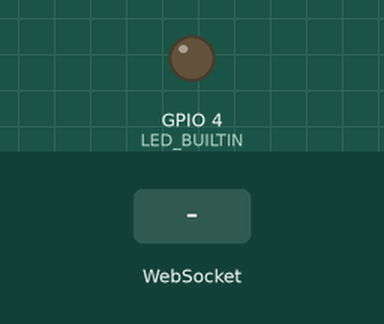
Recording of a sketch running on a simulated ESP32. On the bench: output pins drawn as LEDs (lit = HIGH). The test bench sets the inputs (shaded band). WiFi joins after 1.5 s; servers stay silent unless stated; the camera gives no picture; what the sketch prints to the serial monitor is not drawn.

Above: at 3.0 s.
3.1 s: WebSocket text "welcome" received
At 3.8 s:
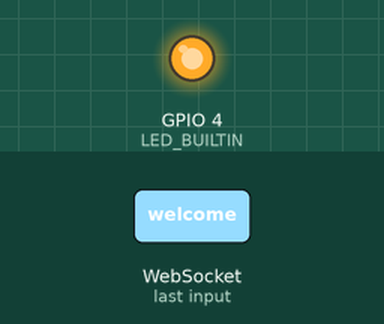
Timing chart, 0 to 6.1 s (numbered marks = the images above; inputs shaded):
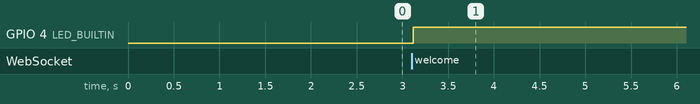

The sketch:

ESP32_HAL_Surveillance.ino
```cpp
/*
 * ESP32 CAM + HAL Surveillance System
 * Real-time image capture and WebSocket communication
 *
 * Hardware: ESP32-CAM (AI-Thinker)
 * Libraries needed:
 * - ESP32 Arduino Core (install via Board Manager)
 * - ArduinoWebSockets by Markus Sattler (install via Library Manager)
 * - ArduinoJson by Benoit Blanchon (install via Library Manager)
 * - esp32-camera (included with ESP32 core)
 *
 * Author: HAL Surveillance Team
 * Version: 1.0
 * Date: 2024
 */

#include "esp_camera.h"
#include <WiFi.h>
#include <WebSocketsClient.h>
#include <ArduinoJson.h>
#include <base64.h>

// WiFi credentials - CHANGE THESE!
const char* ssid = "YOUR_WIFI_SSID";           // Replace with your WiFi name
const char* password = "YOUR_WIFI_PASSWORD";   // Replace with your WiFi password

// WebSocket server details - CHANGE THIS!
const char* websocket_server = "192.168.1.100";  // Replace with your computer's IP address
const int websocket_port = 8765;

// Camera configuration for AI-Thinker ESP32-CAM
#define PWDN_GPIO_NUM     32
#define RESET_GPIO_NUM    -1
#define XCLK_GPIO_NUM      0
#define SIOD_GPIO_NUM     26
#define SIOC_GPIO_NUM     27
#define Y9_GPIO_NUM       35
#define Y8_GPIO_NUM       34
#define Y7_GPIO_NUM       39
#define Y6_GPIO_NUM       36
#define Y5_GPIO_NUM       21
#define Y4_GPIO_NUM       19
#define Y3_GPIO_NUM       18
#define Y2_GPIO_NUM        5
#define VSYNC_GPIO_NUM    25
#define HREF_GPIO_NUM     23
#define PCLK_GPIO_NUM     22

// Global variables
WebSocketsClient webSocket;
bool connected = false;
unsigned long lastCaptureTime = 0;
const unsigned long captureInterval = 2000; // Capture every 2 seconds
bool alertMode = false;
unsigned long alertStartTime = 0;
const unsigned long alertDuration = 10000; // Alert mode for 10 seconds

// LED pins
#define LED_BUILTIN 4
#define FLASH_LED 4

void setup() {
  Serial.begin(115200);
  Serial.println();
  Serial.println("🛡️ ESP32 HAL SURVEILLANCE CAMERA");
  Serial.println("================================");

  // Initialize LED
  pinMode(LED_BUILTIN, OUTPUT);
  digitalWrite(LED_BUILTIN, LOW);

  // Initialize camera
  if (initCamera()) {
    Serial.println("✅ Camera initialized successfully");
  } else {
    Serial.println("❌ Camera initialization failed");
    ESP.restart();
  }

  // Connect to WiFi
  connectToWiFi();

  // Initialize WebSocket
  initWebSocket();

  Serial.println("🚀 ESP32 HAL Surveillance ready!");
  Serial.println("📡 Connecting to surveillance server...");
}

void loop() {
  webSocket.loop();

  // Check if it's time to capture and send image
  if (connected && (millis() - lastCaptureTime > captureInterval)) {
    captureAndSendImage();
    lastCaptureTime = millis();
  }

  // Handle alert mode
  if (alertMode && (millis() - alertStartTime > alertDuration)) {
    alertMode = false;
    digitalWrite(LED_BUILTIN, LOW);
    Serial.println("🔕 Alert mode ended");
  }

  delay(100);
}

bool initCamera() {
  camera_config_t config;
  config.ledc_channel = LEDC_CHANNEL_0;
  config.ledc_timer = LEDC_TIMER_0;
  config.pin_d0 = Y2_GPIO_NUM;
  config.pin_d1 = Y3_GPIO_NUM;
  config.pin_d2 = Y4_GPIO_NUM;
  config.pin_d3 = Y5_GPIO_NUM;
  config.pin_d4 = Y6_GPIO_NUM;
  config.pin_d5 = Y7_GPIO_NUM;
  config.pin_d6 = Y8_GPIO_NUM;
  config.pin_d7 = Y9_GPIO_NUM;
  config.pin_xclk = XCLK_GPIO_NUM;
  config.pin_pclk = PCLK_GPIO_NUM;
  config.pin_vsync = VSYNC_GPIO_NUM;
  config.pin_href = HREF_GPIO_NUM;
  config.pin_sscb_sda = SIOD_GPIO_NUM;
  config.pin_sscb_scl = SIOC_GPIO_NUM;
  config.pin_pwdn = PWDN_GPIO_NUM;
  config.pin_reset = RESET_GPIO_NUM;
  config.xclk_freq_hz = 20000000;
  config.pixel_format = PIXFORMAT_JPEG;

  // Image quality settings
  if(psramFound()){
    config.frame_size = FRAMESIZE_UXGA; // 1600x1200
    config.jpeg_quality = 10;
    config.fb_count = 2;
  } else {
    config.frame_size = FRAMESIZE_SVGA; // 800x600
    config.jpeg_quality = 12;
    config.fb_count = 1;
  }

  // Initialize camera
  esp_err_t err = esp_camera_init(&config);
  if (err != ESP_OK) {
    Serial.printf("❌ Camera init failed with error 0x%x", err);
    return false;
  }

  // Adjust camera settings for better detection
  sensor_t * s = esp_camera_sensor_get();
  s->set_brightness(s, 0);     // -2 to 2
  s->set_contrast(s, 0);       // -2 to 2
  s->set_saturation(s, 0);     // -2 to 2
  s->set_special_effect(s, 0); // 0 to 6 (0-No Effect, 1-Negative, 2-Grayscale, 3-Red Tint, 4-Green Tint, 5-Blue Tint, 6-Sepia)
  s->set_whitebal(s, 1);       // 0 = disable , 1 = enable
  s->set_awb_gain(s, 1);       // 0 = disable , 1 = enable
  s->set_wb_mode(s, 0);        // 0 to 4 - if awb_gain enabled (0 - Auto, 1 - Sunny, 2 - Cloudy, 3 - Office, 4 - Home)
  s->set_exposure_ctrl(s, 1);  // 0 = disable , 1 = enable
  s->set_aec2(s, 0);           // 0 = disable , 1 = enable
  s->set_ae_level(s, 0);       // -2 to 2
  s->set_aec_value(s, 300);    // 0 to 1200
  s->set_gain_ctrl(s, 1);      // 0 = disable , 1 = enable
  s->set_agc_gain(s, 0);       // 0 to 30
  s->set_gainceiling(s, (gainceiling_t)0);  // 0 to 6
  s->set_bpc(s, 0);            // 0 = disable , 1 = enable
  s->set_wpc(s, 1);            // 0 = disable , 1 = enable
  s->set_raw_gma(s, 1);        // 0 = disable , 1 = enable
  s->set_lenc(s, 1);           // 0 = disable , 1 = enable
  s->set_hmirror(s, 0);        // 0 = disable , 1 = enable
  s->set_vflip(s, 0);          // 0 = disable , 1 = enable
  s->set_dcw(s, 1);            // 0 = disable , 1 = enable
  s->set_colorbar(s, 0);       // 0 = disable , 1 = enable

  return true;
}

void connectToWiFi() {
  WiFi.begin(ssid, password);
  Serial.print("📶 Connecting to WiFi");

  while (WiFi.status() != WL_CONNECTED) {
    delay(500);
    Serial.print(".");
  }

  Serial.println();
  Serial.println("✅ WiFi connected!");
  Serial.print("📍 IP address: ");
  Serial.println(WiFi.localIP());
}

void initWebSocket() {
  webSocket.begin(websocket_server, websocket_port, "/");
  webSocket.onEvent(webSocketEvent);
  webSocket.setReconnectInterval(5000);
  Serial.println("🔌 WebSocket client initialized");
}

void webSocketEvent(WStype_t type, uint8_t * payload, size_t length) {
  switch(type) {
    case WStype_DISCONNECTED:
      Serial.println("❌ WebSocket Disconnected");
      connected = false;
      digitalWrite(LED_BUILTIN, LOW);
      break;

    case WStype_CONNECTED:
      Serial.printf("✅ WebSocket Connected to: %s\n", payload);
      connected = true;
      digitalWrite(LED_BUILTIN, HIGH);

      // Send ping to test connection
      sendPing();
      break;

    case WStype_TEXT:
      handleServerMessage((char*)payload);
      break;

    case WStype_ERROR:
      Serial.printf("❌ WebSocket Error: %s\n", payload);
      break;

    default:
      break;
  }
}

void handleServerMessage(const char* message) {
  DynamicJsonDocument doc(2048);
  deserializeJson(doc, message);

  String type = doc["type"];

  if (type == "welcome") {
    Serial.println("🛡️ Connected to HAL Surveillance Server");
    Serial.println("📡 Real-time detection active");
  }
  else if (type == "detection_result") {
    JsonObject result = doc["result"];

    String primaryClass = result["primary_class"];
    float confidence = result["primary_confidence"];
    String threatLevel = result["threat_level"];
    bool isAlert = result["alert"];

    Serial.printf("🔍 Detection: %s (%.1f%%) - %s\n",
                  primaryClass.c_str(), confidence * 100, threatLevel.c_str());

    if (isAlert) {
      Serial.println("🚨 ALERT DETECTED!");
      triggerAlert();
    }
  }
  else if (type == "pong") {
    Serial.println("🏓 Pong received");
  }
  else if (type == "error") {
    String errorMsg = doc["message"];
    Serial.printf("❌ Server error: %s\n", errorMsg.c_str());
  }
}

void captureAndSendImage() {
  camera_fb_t * fb = esp_camera_fb_get();
  if (!fb) {
    Serial.println("❌ Camera capture failed");
    return;
  }

  // Convert image to base64
  String base64Image = base64::encode(fb->buf, fb->len);

  // Create JSON message
  DynamicJsonDocument doc(base64Image.length() + 200);
  doc["type"] = "image";
  doc["image"] = base64Image;
  doc["timestamp"] = millis();
  doc["width"] = fb->width;
  doc["height"] = fb->height;
  doc["format"] = "jpeg";

  String message;
  serializeJson(doc, message);

  // Send to server
  webSocket.sendTXT(message);

  Serial.printf("📸 Image sent (%dx%d, %d bytes)\n", fb->width, fb->height, fb->len);

  esp_camera_fb_return(fb);
}

void sendPing() {
  DynamicJsonDocument doc(128);
  doc["type"] = "ping";
  doc["timestamp"] = millis();

  String message;
  serializeJson(doc, message);
  webSocket.sendTXT(message);
}

void triggerAlert() {
  alertMode = true;
  alertStartTime = millis();

  // Flash LED rapidly
  for (int i = 0; i < 10; i++) {
    digitalWrite(LED_BUILTIN, HIGH);
    delay(100);
    digitalWrite(LED_BUILTIN, LOW);
    delay(100);
  }

  digitalWrite(LED_BUILTIN, HIGH); // Keep LED on during alert
}
```

Measured:
- after the input at 3.1 s, GPIO 4 (LED_BUILTIN): LOW → HIGH at once
